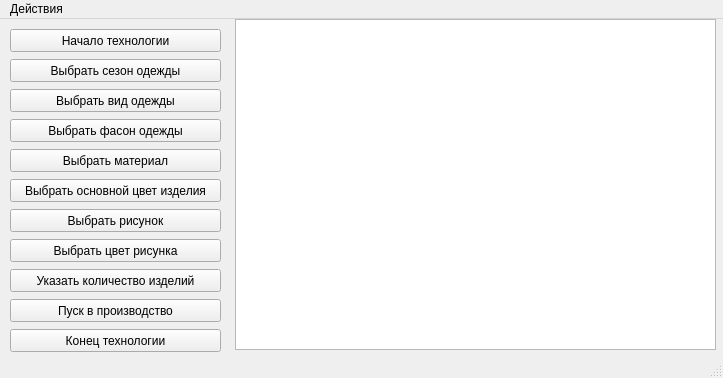
<?xml version="1.0" encoding="UTF-8"?>
<ui version="4.0">
 <class>MainWindow</class>
 <widget class="QMainWindow" name="MainWindow">
  <property name="geometry">
   <rect>
    <x>0</x>
    <y>0</y>
    <width>723</width>
    <height>378</height>
   </rect>
  </property>
  <property name="windowTitle">
   <string>MainWindow</string>
  </property>
  <widget class="QWidget" name="centralwidget">
   <widget class="QListWidget" name="codeListWidget">
    <property name="geometry">
     <rect>
      <x>235</x>
      <y>0</y>
      <width>481</width>
      <height>331</height>
     </rect>
    </property>
   </widget>
   <widget class="QPushButton" name="clothesButton">
    <property name="geometry">
     <rect>
      <x>10</x>
      <y>70</y>
      <width>211</width>
      <height>23</height>
     </rect>
    </property>
    <property name="text">
     <string>Выбрать вид одежды</string>
    </property>
   </widget>
   <widget class="QPushButton" name="materialButton">
    <property name="geometry">
     <rect>
      <x>10</x>
      <y>130</y>
      <width>211</width>
      <height>23</height>
     </rect>
    </property>
    <property name="text">
     <string>Выбрать материал</string>
    </property>
   </widget>
   <widget class="QPushButton" name="mainColorButton">
    <property name="geometry">
     <rect>
      <x>10</x>
      <y>160</y>
      <width>211</width>
      <height>23</height>
     </rect>
    </property>
    <property name="text">
     <string>Выбрать основной цвет изделия</string>
    </property>
   </widget>
   <widget class="QPushButton" name="supColorButton">
    <property name="geometry">
     <rect>
      <x>10</x>
      <y>220</y>
      <width>211</width>
      <height>23</height>
     </rect>
    </property>
    <property name="text">
     <string>Выбрать цвет рисунка</string>
    </property>
   </widget>
   <widget class="QPushButton" name="productionButton">
    <property name="geometry">
     <rect>
      <x>10</x>
      <y>280</y>
      <width>211</width>
      <height>23</height>
     </rect>
    </property>
    <property name="text">
     <string>Пуск в производство</string>
    </property>
   </widget>
   <widget class="QPushButton" name="setPrintButton">
    <property name="geometry">
     <rect>
      <x>10</x>
      <y>190</y>
      <width>211</width>
      <height>23</height>
     </rect>
    </property>
    <property name="text">
     <string>Выбрать рисунок</string>
    </property>
   </widget>
   <widget class="QPushButton" name="beginButton">
    <property name="geometry">
     <rect>
      <x>10</x>
      <y>10</y>
      <width>211</width>
      <height>23</height>
     </rect>
    </property>
    <property name="text">
     <string>Начало технологии</string>
    </property>
   </widget>
   <widget class="QPushButton" name="endButton">
    <property name="geometry">
     <rect>
      <x>10</x>
      <y>310</y>
      <width>211</width>
      <height>23</height>
     </rect>
    </property>
    <property name="text">
     <string>Конец технологии</string>
    </property>
   </widget>
   <widget class="QPushButton" name="countButton">
    <property name="geometry">
     <rect>
      <x>10</x>
      <y>250</y>
      <width>211</width>
      <height>23</height>
     </rect>
    </property>
    <property name="text">
     <string>Указать количество изделий</string>
    </property>
   </widget>
   <widget class="QPushButton" name="seasonButton">
    <property name="geometry">
     <rect>
      <x>10</x>
      <y>40</y>
      <width>211</width>
      <height>23</height>
     </rect>
    </property>
    <property name="text">
     <string>Выбрать сезон одежды</string>
    </property>
   </widget>
   <widget class="QPushButton" name="typeOfClothesButton">
    <property name="geometry">
     <rect>
      <x>10</x>
      <y>100</y>
      <width>211</width>
      <height>23</height>
     </rect>
    </property>
    <property name="text">
     <string>Выбрать фасон одежды</string>
    </property>
   </widget>
  </widget>
  <widget class="QMenuBar" name="menubar">
   <property name="geometry">
    <rect>
     <x>0</x>
     <y>0</y>
     <width>723</width>
     <height>21</height>
    </rect>
   </property>
   <widget class="QMenu" name="menu">
    <property name="title">
     <string>Действия</string>
    </property>
    <addaction name="executeMenu"/>
    <addaction name="deleteMenu"/>
   </widget>
   <addaction name="menu"/>
  </widget>
  <widget class="QStatusBar" name="statusbar"/>
  <action name="deleteMenu">
   <property name="text">
    <string>Удалить</string>
   </property>
  </action>
  <action name="executeMenu">
   <property name="text">
    <string>Выполнить</string>
   </property>
  </action>
 </widget>
 <resources/>
 <connections/>
</ui>
